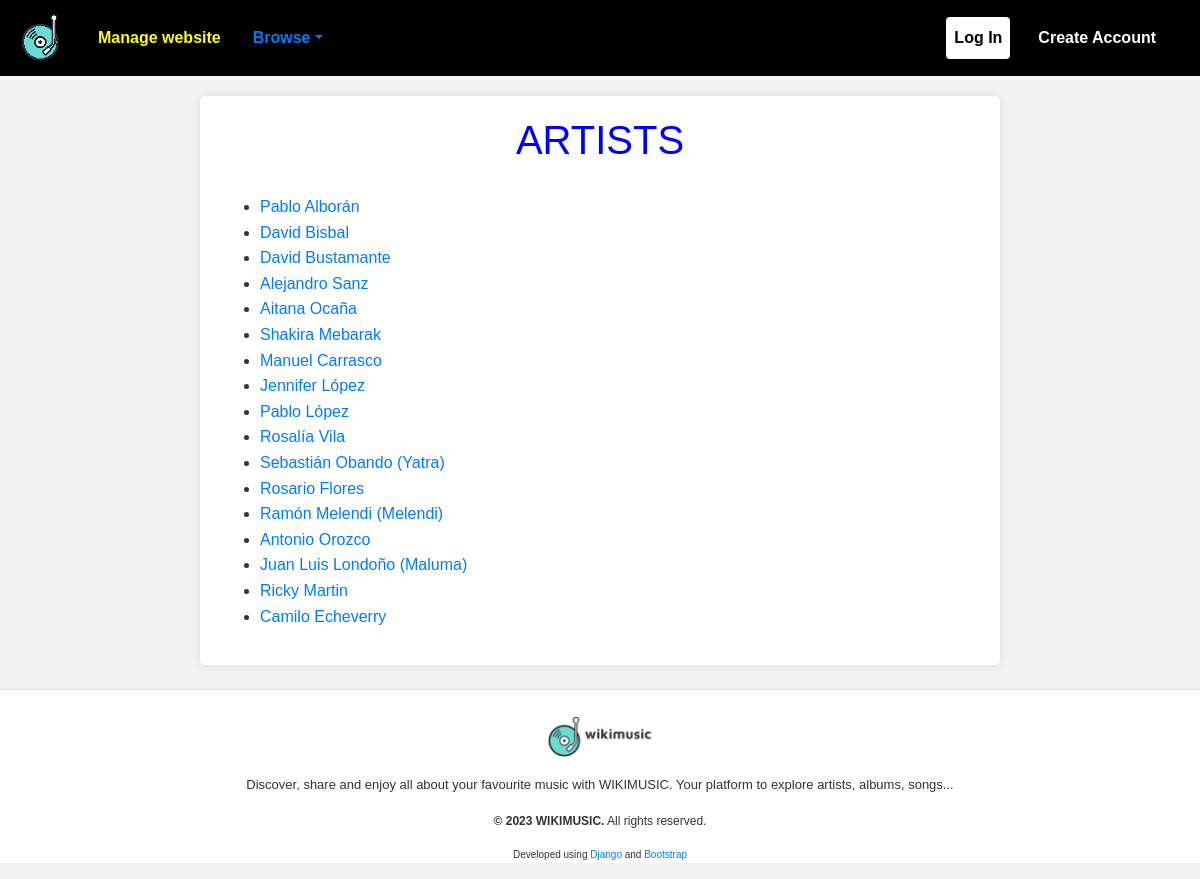
The page /wikimusic/list_artist/ on the database its author committed.
### wikimusic/models.py (models this page shows, shortened)
class Artist (models.Model):
    idArtist = models.IntegerField(primary_key=True)
    firstname = models.CharField(max_length=20)
    surname = models.CharField(max_length=20)
    born = models.DateTimeField()
    death = models.DateTimeField(null=True, blank=True)
    bornCountry = models.CharField(max_length=30)
    bornCity = models.CharField(max_length=30)
    gender = models.CharField(max_length=10, choices=GENDER_CHOICES)

### wikimusic/views.py (the view)
# urls.py: path('list_artist/', views.listArtist, {'purpose': 'list'}, name='wikimusic-l-artist'),
def listArtist(request, purpose):
    list = Artist.objects.all()
    return render(request, LIST_ARTIST, {'list': list, 'purpose': purpose})

### wikimusic/contexttemplates.py (called while the page is built)
def contextWikimusic(request):
    return {'wikimusic_base_html' : 'wikimusic/base.html',
            'wikimusic_icon' : 'wikimusic/icon.png',
            'wikimusic_logo' : 'wikimusic/logo.png',
            }

### wikimusic/templates/wikimusic/list_artist.html (shortened to what this page needs)
{% extends wikimusic_base_html %}
{% block content %}
    {% if purpose == 'album' %}
        <h1 style="margin-bottom: 30px;">Registration of a new album.</h1>
        {% if list %}
            <h2>Select the artist of the album</h2>
            <ul>
                {% for artist in list %}
                    <li>
                        <a href="{% url 'wikimusic-r-album' artist.idArtist %}">{{ artist.firstname }} {{ artist.surname }}</a>
                    </li>
                {% endfor %}
            </ul>
        {% else %}
            <div class="alert alert-warning" role="alert">
                There are no artists that you can add the album to
            </div>
        {% endif %}
    {% elif purpose == 'list' %}
        <h1 style="margin-bottom: 30px;">ARTISTS</h1>
        {% if list %}
            <ul>
                {% for artist in list %}
                    <li>
                        <a href="{% url 'wikimusic-v-artist' artist.idArtist %}">{{ artist.firstname }} {{ artist.surname }}</a>
                    </li>
                {% endfor %}
            </ul>
        {% else %}
            <div class="alert alert-warning" role="alert">
                There are no artists in the database
            </div>
        {% endif %}
    {% endif %}
{% endblock %}

### wikimusic/templates/wikimusic/base.html (style rules this page uses)
body { font-family: 'Arial', sans-serif; background-color: #f2f2f2; color: #333; line-height: 1.6; }
h1 { text-align:center; color: blue; }

### rows shown on the page
Artist: firstname "Pablo", surname "Alborán"
Artist: firstname "David", surname "Bisbal"
Artist: firstname "David", surname "Bustamante"
Artist: firstname "Alejandro", surname "Sanz"
Artist: firstname "Aitana", surname "Ocaña"
Artist: firstname "Shakira", surname "Mebarak"
Artist: firstname "Manuel", surname "Carrasco"
Artist: firstname "Jennifer", surname "López"
Artist: firstname "Pablo", surname "López"
Artist: firstname "Rosalía", surname "Vila"
Artist: firstname "Sebastián", surname "Obando (Yatra)"
Artist: firstname "Rosario", surname "Flores"
Artist: firstname "Ramón", surname "Melendi (Melendi)"
Artist: firstname "Antonio", surname "Orozco"
Artist: firstname "Juan Luis", surname "Londoño (Maluma)"
Artist: firstname "Ricky", surname "Martin"
Artist: firstname "Camilo", surname "Echeverry"
